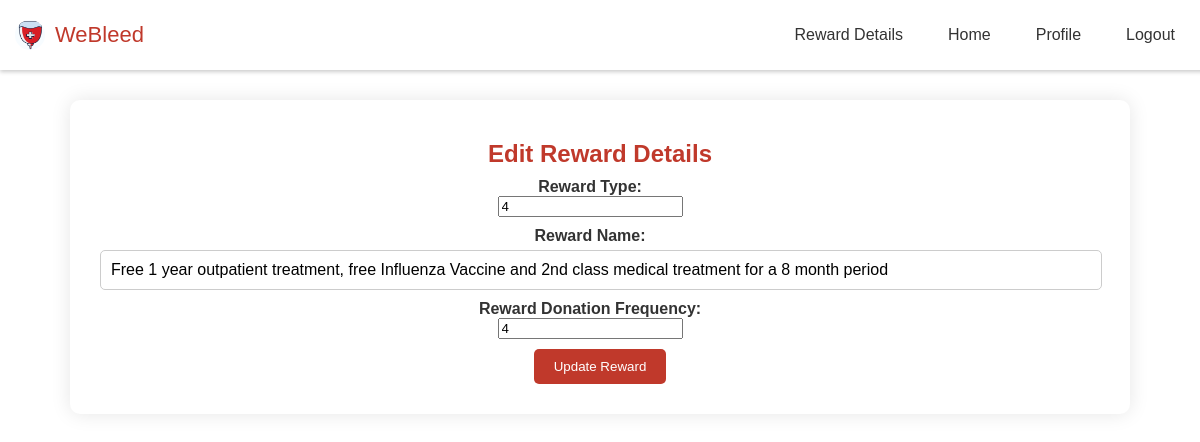
Before: /reward_edit.php?rewardID=6004 with the older database file.
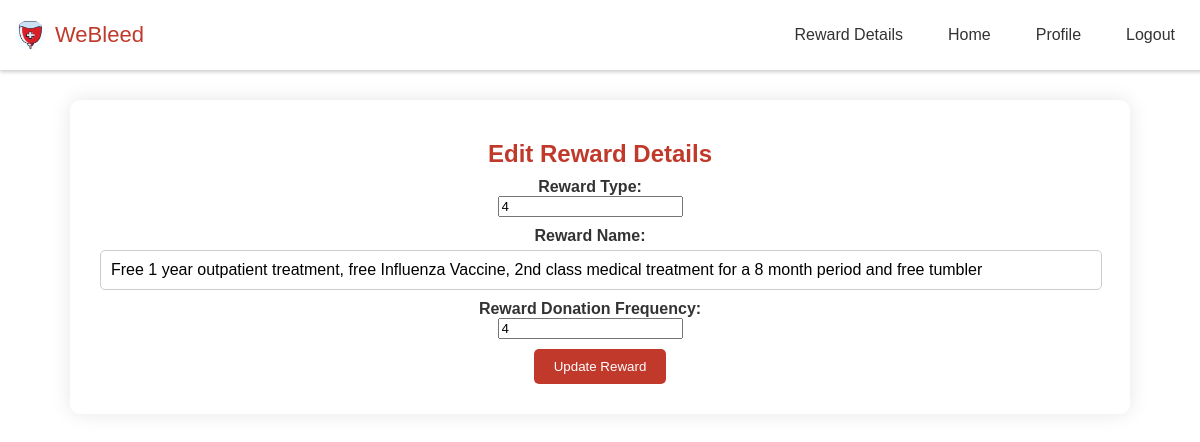
After: the same page with the newer database file.
### tables this page shows
CREATE TABLE `reward` (
  `rewardID` int(4) NOT NULL,
  `rewardType` int(1) NOT NULL,
  `rewardName` varchar(200) NOT NULL,
  `rewardDonFrequency` int(1) NOT NULL
);

### reward_edit.php (the view, shortened to what this page needs)
<?php
include('connection.php');
$rewardID = mysqli_real_escape_string($condb, $_GET['rewardID']);
$query = "SELECT * FROM reward WHERE rewardID='$rewardID'";
$result = mysqli_query($condb, $query);
$reward = mysqli_fetch_assoc($result);
?>
<!DOCTYPE html>
<html lang="en">
<head>
    <link rel="stylesheet" href="style.css">
</head>
<body>
    <nav class="navbar">
        <div class="logo_item">
            <img src="logo.jpg" alt="Company Logo">
            <span>WeBleed</span>
        </div>
        <div class="navbar_content">
            <ul>
                <li><a href="view_reward.php">Reward Details</a></li>
                <li><a href="home_admin.php">Home</a></li>
                <li><a href="admin_profile.php">Profile</a></li>
                <li><a href="logout.php">Logout</a></li>
            </ul>
        </div>
    </nav>
    <div class="details-section">
        <h2>Edit Reward Details</h2>
        <form action="" method="POST">
            <div class="form-group">
                <label for="rewardType">Reward Type:</label>
                <input type="number" id="rewardType" name="rewardType" value="<?php echo $reward['rewardType']; ?>" required>
            </div>
            <div class="form-group">
                <label for="rewardName">Reward Name:</label>
                <input type="text" id="rewardName" name="rewardName" value="<?php echo $reward['rewardName']; ?>" required>
            </div>
            <div class="form-group">
                <label for="rewardDonFrequency">Reward Donation Frequency:</label>
                <input type="number" id="rewardDonFrequency" name="rewardDonFrequency" value="<?php echo $reward['rewardDonFrequency']; ?>" required>
            </div>
            <button type="submit">Update Reward</button>
        </form>
    </div>
</body>
</html>

Changed rows visible on the page:
changed reward: rewardName "Free 1 year outpatient treatment, free Influenza Vaccine and 2nd class medical treatment for a 8 month period" → "Free 1 year outpatient treatment, free Influenza Vaccine, 2nd class medical treatment for a 8 month period and free tumbler"
